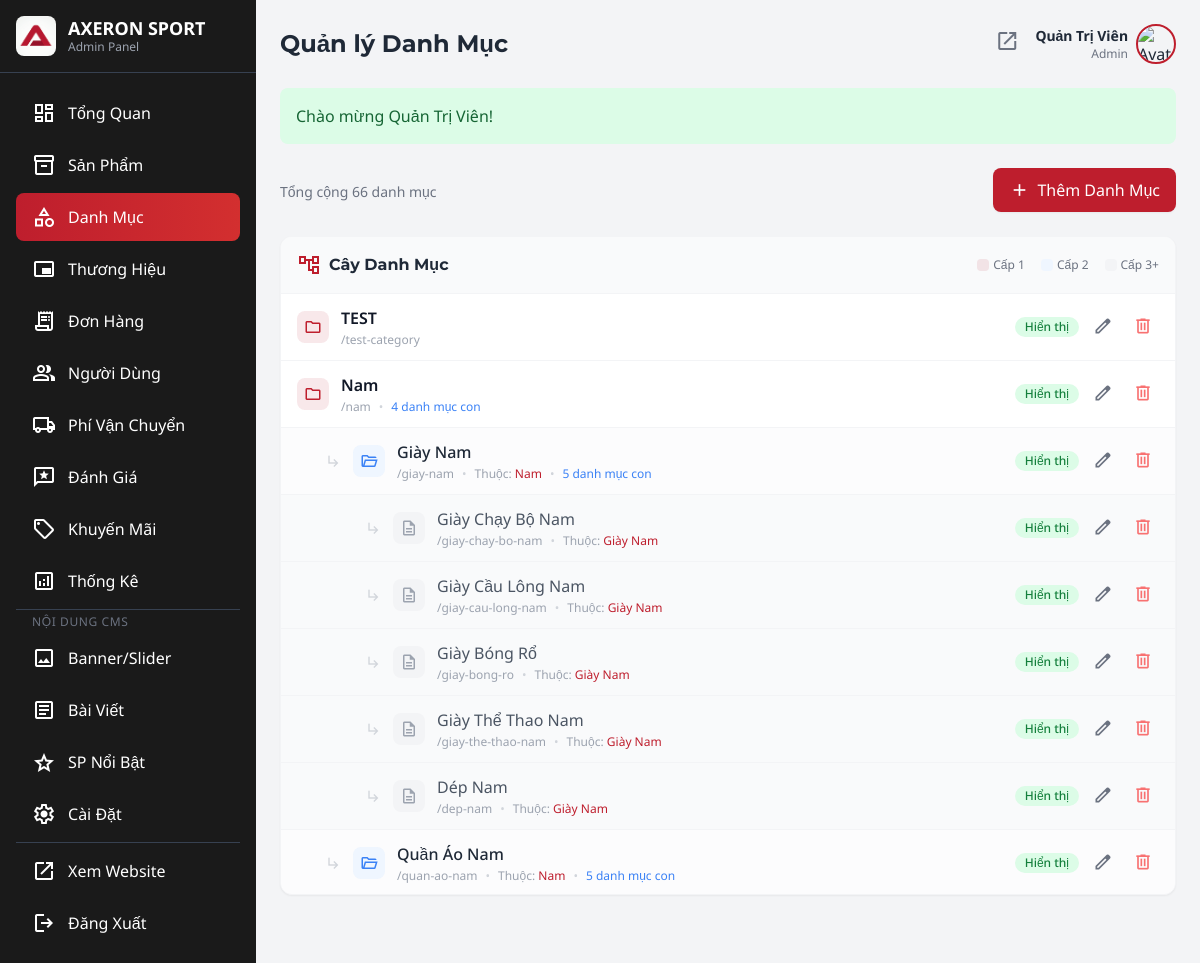
Screenshot of /admin/admin.php?action=categories (signed in) with the database file from the repository.
### tables this page shows
CREATE TABLE `categories` (
  `category_id` int(10) UNSIGNED NOT NULL,
  `parent_id` int(10) UNSIGNED DEFAULT NULL COMMENT 'NULL = danh muc goc; co gia tri = danh muc con',
  `category_name` varchar(100) NOT NULL,
  `slug` varchar(120) NOT NULL COMMENT 'URL-friendly, vd: giay-chay-bo',
  `description` text DEFAULT NULL,
  `image_url` varchar(500) DEFAULT NULL,
  `sort_order` smallint(6) NOT NULL DEFAULT 0,
  `is_visible` tinyint(1) NOT NULL DEFAULT 1 COMMENT 'An/hien danh muc',
  `created_at` datetime NOT NULL DEFAULT current_timestamp(),
  `updated_at` datetime NOT NULL DEFAULT current_timestamp() ON UPDATE current_timestamp()
);

### config/database.php (called while the page is built, shortened)
<?php
class Database {
    private $connection;
    private function __construct() {
        try {
            $this->connection = new mysqli('p:' . DB_HOST, DB_USER, DB_PASS, DB_NAME, DB_PORT);
            $this->connection->set_charset('utf8mb4');
            $this->connection->query("SET NAMES 'utf8mb4' COLLATE 'utf8mb4_unicode_ci'");
        } catch (mysqli_sql_exception $e) {
            error_log("Database Connection Error: " . $e->getMessage());
            if (php_sapi_name() === 'cli' || !headers_sent()) {
                header('Content-Type: application/json');
                echo json_encode(['success' => false, 'message' => 'Không thể kết nối database. Vui lòng thử lại sau.']);
            }
            exit;
        }
    }
    public function query($sql, $params = []) {
        $stmt = $this->connection->prepare($sql);
        if (!empty($params)) {
            $types = str_repeat('s', count($params));
            $stmt->bind_param($types, ...$params);
        }
        $stmt->execute();
        return $stmt;
    }
    public function select($sql, $params = []) {
        $stmt = $this->query($sql, $params);
        $result = $stmt->get_result();
        $data = [];
        while ($row = $result->fetch_assoc()) {
            $data[] = $row;
        }
        return $data;
    }
}

### admin/admin-categories.php (the view, shortened to what this page needs)
<?php
$categories = $db->select("
    SELECT c.*, p.category_name as parent_name
    FROM categories c
    LEFT JOIN categories p ON c.parent_id = p.category_id
    ORDER BY c.sort_order, c.category_id
");
function buildCategoryTree($categories, $parentId = null) {
    $tree = [];
    foreach ($categories as $cat) {
        if ($cat['parent_id'] == $parentId) {
            $cat['children'] = buildCategoryTree($categories, $cat['category_id']);
            $tree[] = $cat;
        }
    }
    return $tree;
}
$categoryTree = buildCategoryTree($categories);
function renderCategoryTree($tree, $level = 0) {
    foreach ($tree as $cat):
        $indent = $level * 24;
        $bgClass = $level === 0 ? 'bg-white' : ($level === 1 ? 'bg-gray-50/50' : 'bg-gray-50');
        $iconBg = $level === 0 ? 'bg-axeron-red/10 text-axeron-red' : ($level === 1 ? 'bg-blue-50 text-blue-500' : 'bg-gray-100 text-gray-400');
        $icon = $level === 0 ? 'folder' : ($level === 1 ? 'folder_open' : 'description');
        $fontClass = $level === 0 ? 'font-semibold text-gray-900' : ($level === 1 ? 'font-medium text-gray-800' : 'text-gray-600');
        $hasChildren = !empty($cat['children']);
?>
        <div class="category-row flex items-center justify-between px-4 py-3 hover:bg-blue-50/50 transition-colors border-b border-gray-100 last:border-b-0 <?= $bgClass ?>"
             style="padding-left: <?= 16 + $indent ?>px;">
            <div class="flex items-center gap-3 min-w-0 flex-1">
                <?php if ($level > 0): ?>
                <div class="flex items-center gap-1 text-gray-300 flex-shrink-0">
                    <span class="material-symbols-outlined text-base">subdirectory_arrow_right</span>
                </div>
                <?php endif; ?>
                <div class="w-8 h-8 rounded-lg flex items-center justify-center flex-shrink-0 <?= $iconBg ?>">
                    <span class="material-symbols-outlined text-lg"><?= $icon ?></span>
                </div>
                <div class="min-w-0">
                    <p class="<?= $fontClass ?> truncate"><?= htmlspecialchars($cat['category_name']) ?></p>
                    <div class="flex items-center gap-2 mt-0.5">
                        <span class="text-xs text-gray-400">/<?= $cat['slug'] ?></span>
                        <?php if ($cat['parent_name']): ?>
                        <span class="text-xs text-gray-300">•</span>
                        <span class="text-xs text-gray-400">Thuộc: <span class="text-axeron-red"><?= htmlspecialchars($cat['parent_name']) ?></span></span>
                        <?php endif; ?>
                        <?php if ($hasChildren): ?>
                        <span class="text-xs text-gray-300">•</span>
                        <span class="text-xs text-blue-500"><?= count($cat['children']) ?> danh mục con</span>
                        <?php endif; ?>
                    </div>
                </div>
            </div>
            <div class="flex items-center gap-2 flex-shrink-0 ml-3">
                <?php if ($cat['is_visible']): ?>
                <span class="px-2.5 py-0.5 bg-green-100 text-green-700 rounded-full text-xs font-medium inline-block whitespace-nowrap">Hiển thị</span>
                <?php else: ?>
                <span class="px-2.5 py-0.5 bg-gray-100 text-gray-500 rounded-full text-xs font-medium inline-block whitespace-nowrap">Ẩn</span>
                <?php endif; ?>
                <a href="javascript:void(0)" onclick="openCategoryModal(<?= $cat['category_id'] ?>)"
                   class="p-1.5 hover:bg-gray-100 rounded-lg transition-colors" title="Sửa">
                    <span class="material-symbols-outlined text-gray-500 text-xl">edit</span>
                </a>
                <button onclick="deleteCategory(<?= $cat['category_id'] ?>)"
                        class="p-1.5 hover:bg-red-50 rounded-lg transition-colors" title="Xóa">
                    <span class="material-symbols-outlined text-red-400 text-xl">delete</span>
                </button>
            </div>
        </div>
<?php
        if ($hasChildren) {
            renderCategoryTree($cat['children'], $level + 1);
        }
    endforeach;
}
?>
<div class="mb-6 flex items-center justify-between">
    <div>
        <p class="text-sm text-gray-500 mt-1">Tổng cộng <?= count($categories) ?> danh mục</p>
    </div>
    <a href="javascript:void(0)" onclick="openCategoryModal()"
       class="px-4 py-2 bg-axeron-red text-white rounded-lg hover:bg-red-700 transition-colors inline-flex items-center gap-2 shadow-sm">
        <span class="material-symbols-outlined text-xl">add</span>
        Thêm Danh Mục
    </a>
</div>
<div class="bg-white rounded-xl shadow-sm border border-gray-100 overflow-hidden">
    <div class="p-4 border-b border-gray-100 bg-gray-50 flex items-center justify-between">
        <div class="flex items-center gap-2">
            <span class="material-symbols-outlined text-axeron-red">account_tree</span>
            <h3 class="font-bold text-gray-800">Cây Danh Mục</h3>
        </div>
        <div class="flex items-center gap-4 text-xs text-gray-500">
            <span class="flex items-center gap-1">
                <span class="w-3 h-3 rounded bg-axeron-red/10 inline-block"></span> Cấp 1
            </span>
            <span class="flex items-center gap-1">
                <span class="w-3 h-3 rounded bg-blue-50 inline-block"></span> Cấp 2
            </span>
            <span class="flex items-center gap-1">
                <span class="w-3 h-3 rounded bg-gray-100 inline-block"></span> Cấp 3+
            </span>
        </div>
    </div>
    <div class="max-h-[600px] overflow-y-auto">
        <?php if (!empty($categoryTree)): ?>
            <?php renderCategoryTree($categoryTree); ?>
        <?php endif; ?>
    </div>
</div>

### admin/admin.php (style rules this page uses)
body { font-family: 'Noto Sans', sans-serif; }
h1, h2, h3, h4, h5, h6 { font-family: 'Montserrat', sans-serif; }
.material-symbols-outlined { font-variation-settings: 'FILL' 0, 'wght' 400, 'GRAD' 0, 'opsz' 24; }

### rows the page displays
categories: category_name "TEST", slug "test-category", is_visible "Hiển thị"
categories: category_name "Nam", slug "nam", count($cat['children']) "4", is_visible "Hiển thị"
categories: category_name "Giày Nam", slug "giay-nam", parent.category_name "Nam", count($cat['children']) "5", is_visible "Hiển thị"
categories: category_name "Giày Chạy Bộ Nam", slug "giay-chay-bo-nam", parent.category_name "Giày Nam", is_visible "Hiển thị"
categories: category_name "Giày Cầu Lông Nam", slug "giay-cau-long-nam", parent.category_name "Giày Nam", is_visible "Hiển thị"
categories: category_name "Giày Bóng Rổ", slug "giay-bong-ro", parent.category_name "Giày Nam", is_visible "Hiển thị"
categories: category_name "Giày Thể Thao Nam", slug "giay-the-thao-nam", parent.category_name "Giày Nam", is_visible "Hiển thị"
categories: category_name "Dép Nam", slug "dep-nam", parent.category_name "Giày Nam", is_visible "Hiển thị"
categories: category_name "Quần Áo Nam", slug "quan-ao-nam", parent.category_name "Nam", count($cat['children']) "5", is_visible "Hiển thị"

### other values shown
$adminSettings['site_name'] "AXERON SPORT"
$displayTitle "Quản lý Danh Mục"
$currentUser['full_name'] "Quản Trị Viên"
$flash['message'] "Chào mừng Quản Trị Viên!"
count($categories) "66"
